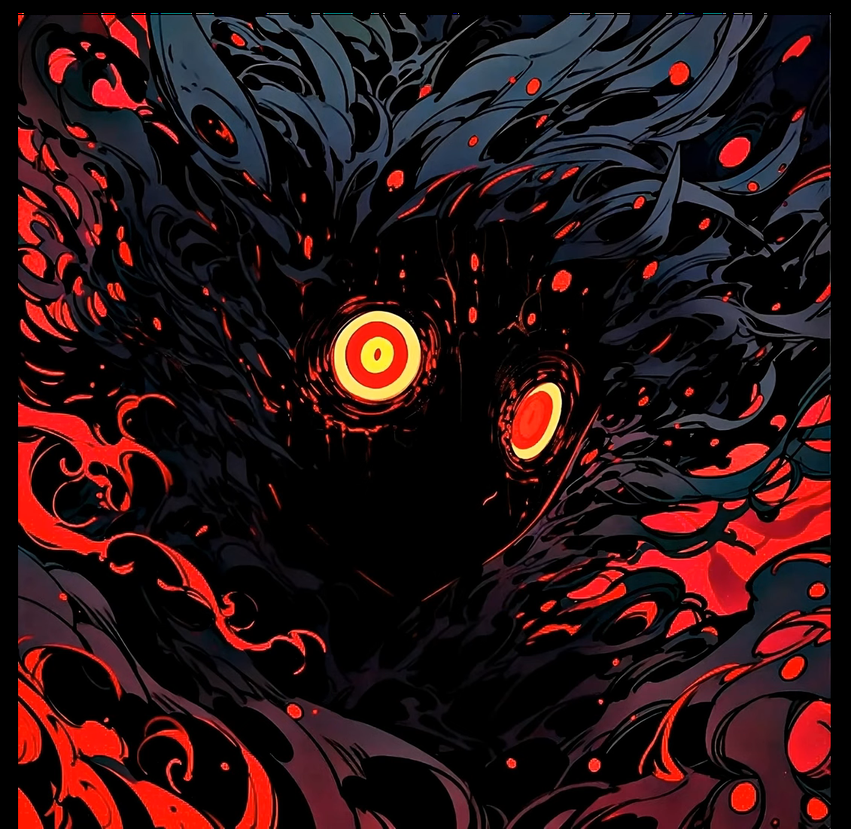
#> input picture sources/a4c/opecv begins/logo.png, 851 x 829 px, shrunk from 1131 x 1101 before the run
$ python pp.py
#> lines starting #> are read from the running program, lines starting #| are printed output that depends on the picture
import os
import cv2
import numpy as np
import matplotlib.pyplot as plt
from zipfile import ZipFile
from urllib.request import urlretrieve
import cv2


cb_img = cv2.imread("logo.png",0)
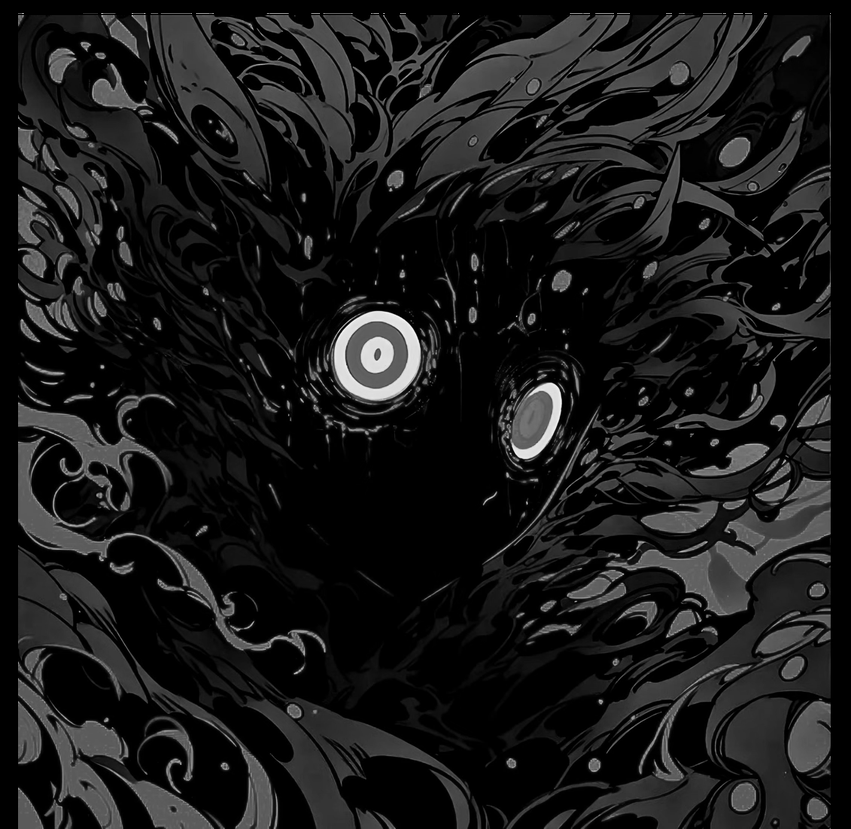
#> cb_img: shape (829, 851); min 0, max 248, mean 25.5

plt.imshow(cb_img, cmap="gray")


plt.imshow(cb_img)
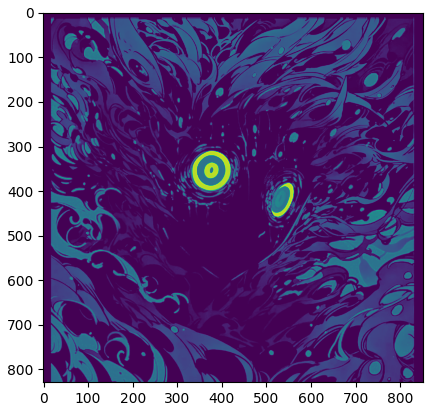
#> figure drawn by matplotlib, 1 panel
